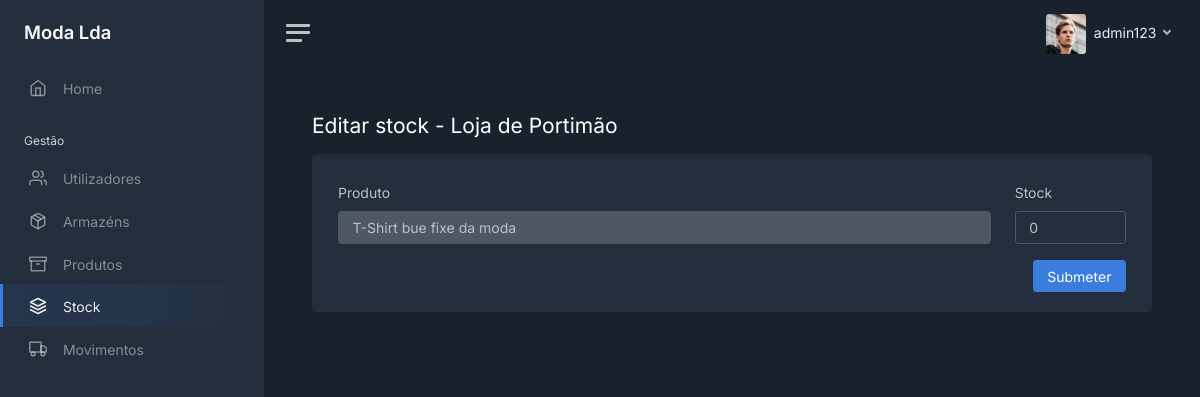
Page /stock/2/products/2 (signed in) on the committed database.
### modules/login/models.py (models this page shows, shortened)
class User(UserMixin, db.Model):
    __tablename__ = 'users'
    __table_args__ = {'extend_existing': True}
    id = db.Column(db.Integer, primary_key=True)
    username = db.Column(db.String(), unique=True)
    password = db.Column(db.String())
    role = db.Column(db.String())
    last_login = db.Column(db.DateTime, server_default=db.func.now())
    active = db.Column(db.Boolean, unique=False, default=True)

### modules/main/models.py (models this page shows, shortened)
class Warehouse(db.Model):
    __tablename__ = 'warehouses'
    __table_args__ = {'extend_existing': True}
    id = db.Column(db.Integer, primary_key=True)
    name = db.Column(db.String(), unique=True)
    address = db.Column(db.String())
    phone = db.Column(db.String())
    active = db.Column(db.Boolean, unique=False, default=True)

class Product(db.Model):
    __tablename__ = 'products'
    __table_args__ = {'extend_existing': True}
    id = db.Column(db.Integer, primary_key=True)
    name = db.Column(db.String(), unique=True)
    category = db.Column(db.String())
    color = db.Column(db.String())
    brand = db.Column(db.String())
    min_stock = db.Column(db.Integer())
    max_stock = db.Column(db.Integer())
    last_buy_price = db.Column(db.Float())
    avg_buy_price = db.Column(db.Float())
    sell_price = db.Column(db.Float())
    desc = db.Column(db.String())
    active = db.Column(db.Boolean, unique=False, default=True)

class Product_Warehouse(db.Model):
    __tablename__ = 'products_warehouses'
    __table_args__ = {'extend_existing': True}
    product_id = db.Column(db.Integer, ForeignKey(Product.id), primary_key=True)
    warehouse_id = db.Column(db.Integer, ForeignKey(Warehouse.id), primary_key=True)
    quantity = db.Column(db.Integer)
    product = relationship('Product', foreign_keys='Product_Warehouse.product_id')
    warehouse = relationship('Warehouse', foreign_keys='Product_Warehouse.warehouse_id')

### modules/main/views.py (the view)
@bp.route('/stock/<int:warehouse_id>/products/<int:product_id>', methods=['GET'])
@login_required
def view_stock_warehouse_product(warehouse_id, product_id):
    warehouse = Warehouse.query.filter_by(id=warehouse_id, active=1).first_or_404()
    Product.query.filter_by(id=product_id, active=1).first_or_404()
    query = text('''
         SELECT
            products.id as id,
            products.name AS name,
            products_warehouses.quantity AS quantity
        FROM
            products
        LEFT JOIN
            products_warehouses ON products_warehouses.product_id = products.id AND products_warehouses.warehouse_id = :warehouse_id
        LEFT JOIN
            warehouses ON warehouses.id = products_warehouses.warehouse_id
        WHERE products.id = :product_id and products.active = 1
    ''')
    result = db.session.execute(query, {'warehouse_id': warehouse_id, 'product_id': product_id}).one()
    return render_template('stock/stock_edit.html', user=current_user, tab="stock",
                           warehouse=warehouse, product=result)

### modules/login/models.py (called while the page is built)
@login_manager.user_loader
def load_user(user_id):
    return User.query.get(int(user_id))

### modules/main/templates/stock/stock_edit.html (shortened to what this page needs)
<!DOCTYPE html>
<html lang="en">
<head>
    <link href="/static/css/dashboard.css" rel="stylesheet">
    <link href="https://cdn.datatables.net/1.13.7/css/dataTables.bootstrap5.min.css" rel="stylesheet">
</head>
{% extends 'sidebar.html' %}
{% block content %}
    <div class="row">
        <div class="col float-start">
            <h1 class="h3 mb-3">Editar stock - {{ warehouse.name }}
            </h1>
        </div>
    </div>
    <div class="card">
        <div class="card-body">
            <div class="container-fluid">
                <form method="post" action="">
                    <div class="row">
                        <div class="col-8 col-md-10 mt-2">
                            <label for="product" class="form-label">Produto</label>
                            <input class="form-control" id="product" value="{{ product.name }}" disabled="disabled">
                        </div>
                        <div class="col-4 col-md-2 mt-2">
                            <label for="stock" class="form-label">Stock</label>
                            <input class="form-control" id="stock" name="stock" value="{% if product.quantity is none %}0{% else %}{{ product.quantity }}{% endif %}">
                        </div>
                    </div>
                    <div class="row mt-3">
                        <div class="col">
                            <button type="submit" class="btn btn-primary float-end">Submeter</button>
                        </div>
                    </div>
                </form>
            </div>
        </div>
{% endblock %}

### modules/main/templates/sidebar.html (shortened to what this page needs)
<body data-theme="dark">
<div class="wrapper">
    <nav id="sidebar" class="sidebar js-sidebar">
        <div class="sidebar-content js-simplebar">
            <a class="sidebar-brand" href="/home">
                <span class="align-middle">Moda Lda</span>
            </a>
            <ul class="sidebar-nav">
                <li class="sidebar-item {% if tab == 'home' %}active{% endif %}">
                    <a class="sidebar-link" href="/home">
                        <i class="align-middle" data-feather="home"></i> <span class="align-middle">Home</span>
                    </a>
                </li>
                <li class="sidebar-header">
                    Gestão
                </li>
                {% if user.role == 'admin' or user.role == 'gerente' %}
                <li class="sidebar-item {% if tab == 'users' %}active{% endif %}">
                    <a class="sidebar-link" href="/users">
                        <i class="align-middle" data-feather="users"></i> <span class="align-middle">Utilizadores</span>
                    </a>
                </li>
                {% endif %}
                {% if user.role == 'admin' or user.role == 'gerente' %}
                <li class="sidebar-item {% if tab == 'warehouses' %}active{% endif %}">
                    <a class="sidebar-link" href="/warehouses">
                        <i class="align-middle" data-feather="package"></i> <span class="align-middle">Armazéns</span>
                    </a>
                </li>
                {% endif %}
                <li class="sidebar-item {% if tab == 'products' %}active{% endif %}">
                    <a class="sidebar-link" href="/products">
                        <i class="align-middle" data-feather="archive"></i> <span class="align-middle">Produtos</span>
                    </a>
                </li>
                <li class="sidebar-item {% if tab == 'stock' %}active{% endif %}">
                    <a class="sidebar-link" href="/stock">
                        <i class="align-middle" data-feather="layers"></i> <span class="align-middle">Stock</span>
                    </a>
                </li>
                <li class="sidebar-item {% if tab == 'movements' %}active{% endif %}">
                    <a class="sidebar-link" href="/movements">
                        <i class="align-middle" data-feather="truck"></i> <span class="align-middle">Movimentos</span>
                    </a>
                </li>
            </ul>
        </div>
    </nav>
    <div class="main">
        <nav class="navbar navbar-expand navbar-light navbar-bg">
            <a class="sidebar-toggle js-sidebar-toggle">
                <i class="hamburger align-self-center"></i>
            </a>
            <div class="navbar-collapse collapse">
                <ul class="navbar-nav navbar-align">
                    <li class="nav-item dropdown">
                        <a class="nav-link dropdown-toggle d-none d-sm-inline-block" href="#" data-bs-toggle="dropdown">
                            <img src="/static/img/avatars/avatar.jpg" class="avatar img-fluid rounded me-1"
                                 alt="{{ user.username }}"/> <span class="text-dark"> {{ user.username }} </span>
                        </a>
                    </li>
                </ul>
            </div>
        </nav>
        <main class="content">
            <div class="container-fluid p-0">
                {% block content %}
                {% endblock %}
            </div>
        </main>
    </div>
</div>
</body>
</html>

### rows in the picture
User: username "admin123"
Warehouse: name "Loja de Portimão"
Product: name "T-Shirt bue fixe da moda"
Product_Warehouse: stock "0"
